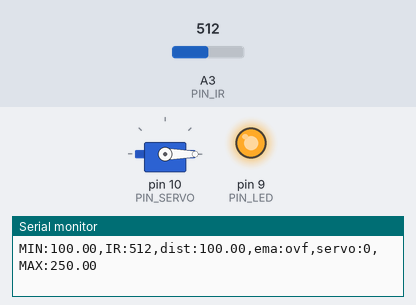
Recording of a sketch running on a simulated Arduino Uno, built with avr-gcc and run on an emulated ATmega328P. On the bench: servo, output pins drawn as LEDs (lit = HIGH), the last lines printed to the serial monitor. The test bench sets the inputs (shaded band); at power-on: A3 (PIN_IR) = 512.

Above: at 1.2 s.
1.3 s: A3 (PIN_IR) set to 364
2.8 s: A3 (PIN_IR) set to 337
At 3.4 s:
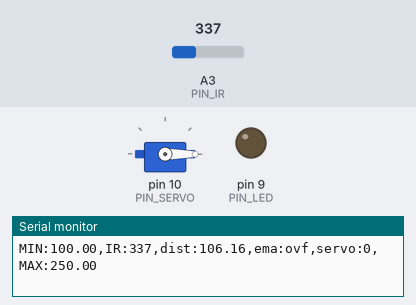
4.3 s: A3 (PIN_IR) set to 511
At 4.6 s:
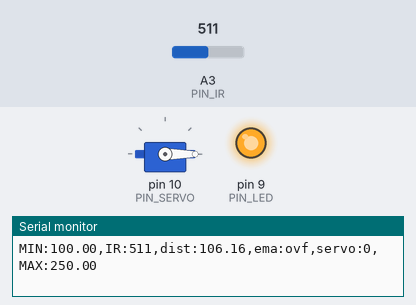
5.8 s: A3 (PIN_IR) set to 306
At 7.0 s:
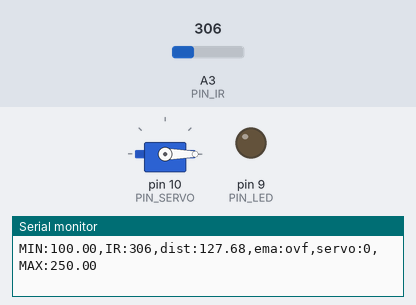
Timing chart, 0 to 8.3 s (numbered marks = the images above; inputs shaded):
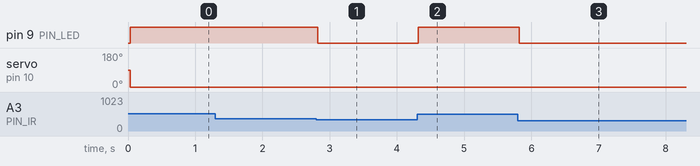

The sketch:

17_example_1.ino
```cpp
#include <Servo.h>

boolean firstRun = true;

#define movAvgFillter_data 30

#define PIN_IR 3
#define PIN_LED 9
#define PIN_SERVO 10

#define _DIST_MIN 100.0
#define _DIST_MAX 250.0

#define _DUTY_MIN 553  // servo full clock-wise position (0 degree)
#define _DUTY_NEU 1476 // servo neutral position (90 degree)
#define _DUTY_MAX 2399 // servo full counter-clockwise position (180 degree)

//#define _EMA_ALPHA 0.3

#define LOOP_INTERVAL 30   // Loop Interval (unit: msec)

float  dist_ema, dist_prev = _DIST_MAX; // unit: mm
unsigned long last_loop_time;   // unit: msec

Servo myservo;

float movAvgFillter(float k) {  //이동평균필터
  float data_stack[movAvgFillter_data]; // 데이터스텍 10개  많으면 오차는 줄어드나 지연이 생김
  float preAvg;         // 이전에 계산산 평균값


  if(firstRun) {  // 처음 1회만 실행됨
    for(int f = 0; f <movAvgFillter_data ;f++) data_stack[f] = k;  // 초기화 첫 입력값으로 전부 입력, 평균이 입력값이 되게함

    preAvg = k;
    //total = 0;
    firstRun = false;
  }  // 처음 1회만 실행됨

  for(int j = 0; j < movAvgFillter_data; j++) data_stack[j] = data_stack[j+1];  // 새로운 값을 박기 위해 한칸식 앞으로

  data_stack[movAvgFillter_data-1] = k; // 새로운값을 마지막에 넣음

  float total = 0;

  for(int f = 0; f <movAvgFillter_data ;f++) total = total + data_stack[f];  // 합계를 구함

  return (total/movAvgFillter_data);

}

void setup()
{
  pinMode(PIN_LED, OUTPUT);

  myservo.attach(PIN_SERVO);
  myservo.writeMicroseconds(_DUTY_NEU);

  dist_prev = _DIST_MIN;

  Serial.begin(1000000);
}

void loop()
{
  unsigned long time_curr = millis();
  int a_value, duty;
  float dist;

  // wait until next event time
  if (time_curr < (last_loop_time + LOOP_INTERVAL))
    return;

  a_value = analogRead(PIN_IR);
  dist = (6762.0/(a_value-9)-4.0)*10.0 - 60.0;

  if (dist < _DIST_MIN) {
    dist = dist_prev;           // cut lower than minimum
    digitalWrite(PIN_LED, 1);       // LED OFF
  } else if (dist > _DIST_MAX) {
    dist = dist_prev;           // Cut higher than maximum
    digitalWrite(PIN_LED, 1);       // LED OFF
  } else {    // In desired Range
    digitalWrite(PIN_LED, 0);       // LED ON
    dist_prev = dist;
  }

  //dist_ema = _EMA_ALPHA * dist + (1-_EMA_ALPHA) * dist_ema;


  dist_ema = movAvgFillter(dist);

  duty = dist_ema*12.3-1230;


  myservo.writeMicroseconds(duty);


  Serial.print("MIN:");  Serial.print(_DIST_MIN);
  Serial.print(",IR:");  Serial.print(a_value);
  Serial.print(",dist:");   Serial.print(dist);
  Serial.print(",ema:");   Serial.print(dist_ema);
  Serial.print(",servo:");   Serial.print(duty);
  Serial.print(",MAX:");   Serial.print(_DIST_MAX);
  Serial.println("");

  last_loop_time += LOOP_INTERVAL;
}
```

Measured:
- the behaviour switches between 348 and 347 on A3 (PIN_IR) (found by bisection; images 0 and 1)
- after the input at 2.8 s, pin 9 (PIN_LED): HIGH → LOW at once
- after the input at 4.3 s, pin 9 (PIN_LED): LOW → HIGH at once
- after the input at 5.8 s, pin 9 (PIN_LED): HIGH → LOW at once
